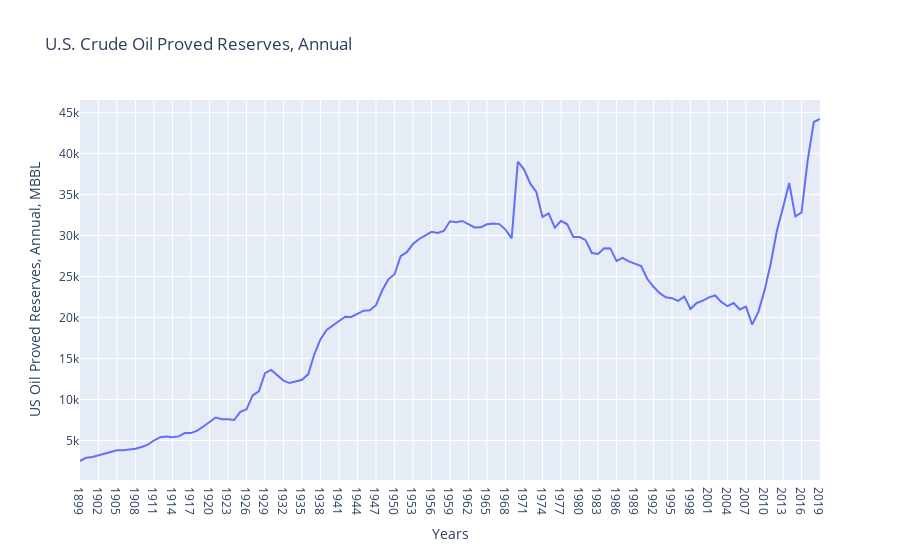

The code cell stored with this chart in its notebook:
### Code cell
fig_US_oil_proved_reserves = px.line(x = US_oil_proved_reserves['Year'], y = US_oil_proved_reserves['US_oil_proved_reserves, Annual, MBBL'], labels = {'x': 'Years', 'y':'US Oil Proved Reserves, Annual, MBBL' },
              title = ' U.S. Crude Oil Proved Reserves, Annual')


fig_US_oil_proved_reserves.show()

### Figure 1 — Plotly figure (JSON) as saved in the notebook; plotly's stock layout.template omitted (floating-point values rounded to 4 significant figures)
{"data": [{"hovertemplate": "Years=%{x}<br>US Oil Proved Reserves, Annual, MBBL=%{y}<extra></extra>", "legendgroup": "", "line": {"color": "#636efa", "dash": "solid"}, "mode": "lines", "name": "", "orientation": "v", "showlegend": false, "type": "scatter", "x": ["1899", "1900", "1901", "1902", "1903", "1904", "1905", "1906", "1907", "1908", "1909", "1910", "1911", "1912", "1913", "1914", "1915", "1916", "1917", "1918", "1919", "1920", "1921", "1922", "1923", "1924", "1925", "1926", "1927", "1928", "1929", "1930", "1931", "1932", "1933", "1934", "1935", "1936", "1937", "1938", "1939", "1940", "1941", "1942", "1943", "1944", "1945", "1946", "1947", "1948", "1949", "1950", "1951", "1952", "1953", "1954", "1955", "1956", "1957", "1958", "1959", "1960", "1961", "1962", "1963", "1964", "1965", "1966", "1967", "1968", "1969", "1970", "1971", "1972", "1973", "1974", "1975", "1976", "1977", "1978", "1979", "1980", "1981", "1982", "1983", "1984", "1985", "1986", "1987", "1988", "1989", "1990", "1991", "1992", "1993", "1994", "1995", "1996", "1997", "1998", "1999", "2000", "2001", "2002", "2003", "2004", "2005", "2006", "2007", "2008", "2009", "2010", "2011", "2012", "2013", "2014", "2015", "2016", "2017", "2018", "2019"], "xaxis": "x", "y": [2500, 2900, 3000, 3200, 3400, 3600, 3800, 3800, 3900, 4000, 4200, 4500, 5000, 5400, 5500, 5400, 5500, 5900, 5900, 6200, 6700, 7200, 7800, 7600, 7600, 7500, 8500, 8800, 10500, 11000, 13200, 13600, 13000, 12300, 12000, 12177, 12400, 13063, 15507, 17348, 18483, 19025, 19559, 20083, 20064, 20453, 20827, 20874, 21488, 23280, 24649, 25268, 27468, 27961, 28945, 29561, 30012, 30435, 30300, 30536, 31719, 31613, 31759, 31389, 30970, 30991, 31352, 31452, 31377, 30707, 29632, 39001, 38063, 36339, 35300, 32250, 32682, 30942, 31780, 31355, 29810, 29805, 29426, 27858, 27735, 28446, 28416, 26889, 27256, 26825, 26501, 26254, 24682, 23745, 22957, 22457, 22351, 22017, 22546, 21034, 21765, 22045, 22446, 22677, 21891, 21371, 21757, 20972, 21317, 19121, 20682, 23267, 26544, 30529, 33371, 36385, 32318, 32773, 39160, 43824, 44191], "yaxis": "y"}], "layout": {"legend": {"tracegroupgap": 0}, "title": {"text": " U.S. Crude Oil Proved Reserves, Annual"}, "xaxis": {"anchor": "y", "domain": [0, 1], "title": {"text": "Years"}}, "yaxis": {"anchor": "x", "domain": [0, 1], "title": {"text": "US Oil Proved Reserves, Annual, MBBL"}}}}
